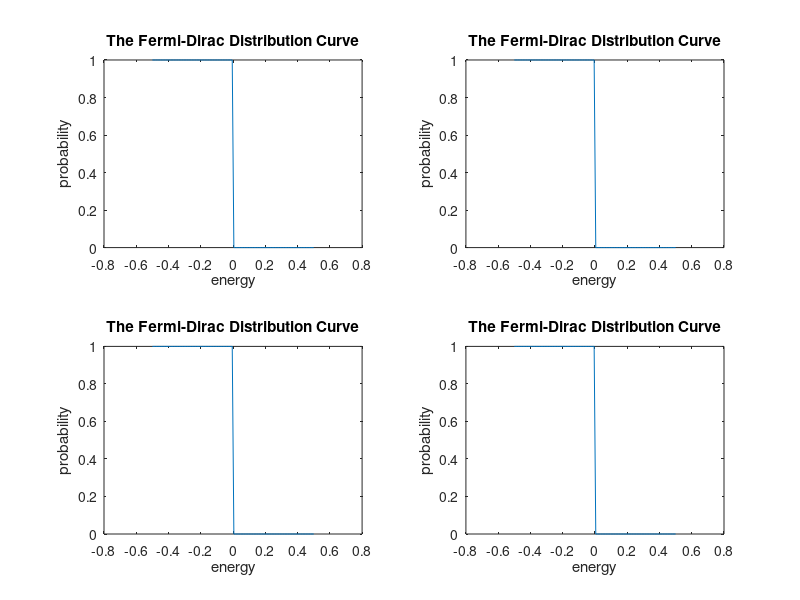

Write the MATLAB code that produced this figure.
a=input('enter your temperature');
b=input('enter your temperature');
c=input('enter your temperature');
d=input('enter your temperature');
e=linspace(-0.5,0.5,100);
f1=1./(1+exp(e./((0.026*a)/300)));
f2=1./(1+exp(e./((0.026*b)/300)));
f3=1./(1+exp(e./((0.026*c)/300)));
f4=1./(1+exp(e./((0.026*d)/300)));
subplot(2,2,1);
plot(e,f1);
ylabel('probability');
xlabel('energy');
title('The Fermi-Dirac Distribution Curve');
subplot(2,2,2);
plot(e,f2);
ylabel('probability');
xlabel('energy');
title('The Fermi-Dirac Distribution Curve');
subplot(2,2,3);
plot(e,f3);
ylabel('probability');
xlabel('energy');
title('The Fermi-Dirac Distribution Curve');
subplot(2,2,4);
plot(e,f4);
ylabel('probability');
xlabel('energy');
title('The Fermi-Dirac Distribution Curve');
